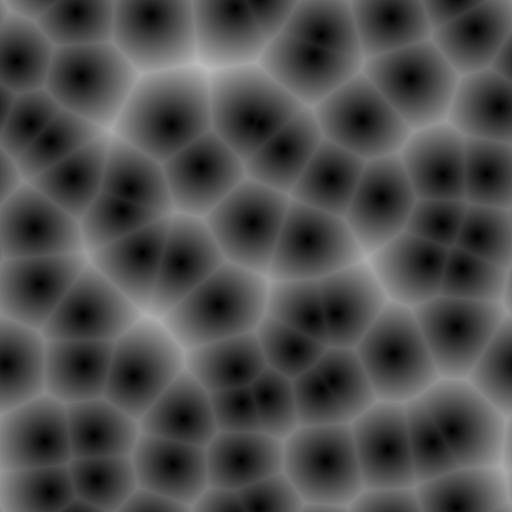
#> input picture 06_НИР/data/controlnet-validation/voronoi-12.png, 512 x 512 px
$ python metrics.py ../../data/controlnet-validation/voronoi-12.png --noise-seed 12
#> lines starting #> are read from the running program, lines starting #| are printed output that depends on the picture; after the words box and inside, x2 and y2 are one past the last pixel; in counts of white or black regions, pixels touching at a corner belong together
#> further down, image is the input picture: PIL image 512x512 RGB; min 0, max 188, mean 77.2
"""Оценка стыков и следования ячейкам Вороного в контрольной серии."""
import argparse
import json
from pathlib import Path

import numpy as np
from PIL import Image


def cell_edges(size, cells, seed):
    """Границы смены ближайшего центра на периодической сетке texgen.noise."""
#> called with size = 512, cells = 8, seed = 12
    sites = np.random.default_rng(seed).random((cells, cells, 2))
    axis = np.arange(size) * cells / size
    x, y = np.meshgrid(axis, axis)
    nearest = np.full(x.shape, np.inf)
    labels = np.zeros(x.shape, dtype=np.int32)
    for row, col in np.ndindex(cells, cells):
        sx, sy = sites[row, col]
        dx = np.abs(x - (col + sx))
        dy = np.abs(y - (row + sy))
        distance = np.minimum(dx, cells - dx)**2 + np.minimum(dy, cells - dy)**2
        closer = distance < nearest
        nearest[closer] = distance[closer]
        labels[closer] = row * cells + col
    return (labels != np.roll(labels, 1, axis=0)) | (labels != np.roll(labels, 1, axis=1))


def measure(image, edges):
    """Яркость по шкале 0–255, маска границ в координатах входного изображения."""
    gray = np.asarray(image.convert("L"), dtype=float)
    if gray.shape != edges.shape or min(gray.shape) < 2 or not edges.any():
        raise ValueError("Проверьте размер изображения и непустую маску границ")
    result = {}
    for axis, name in ((0, "y"), (1, "x")):
        seam = float(np.abs(gray.take(0, axis) - gray.take(-1, axis)).mean())
        inside = float(np.abs(np.diff(gray, axis=axis)).mean())
        result[name] = dict(seam=seam, inside=inside, ratio=seam / inside if inside >= 1 else None)
#> this loop made 2 passes
#> (seam, inside) on passes 1 to 2: (1.73, 1.78), (2.09, 1.78)
#> after the loop, result = 2 items

    smooth = gray
    for axis in (0, 1):
        smooth = sum(w * np.roll(smooth, offset, axis) for offset, w in
                     zip(range(-2, 3), (1, 4, 6, 4, 1))) / 16
    gradient = np.hypot(smooth - np.roll(smooth, 1, 0), smooth - np.roll(smooth, 1, 1))
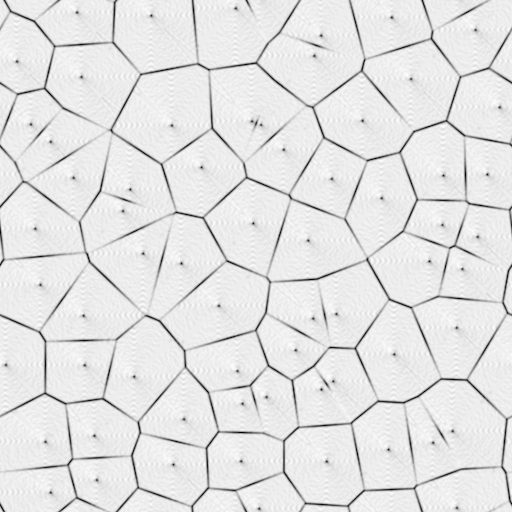
#> gradient: shape (512, 512) float64; min 0.00391, max 3.03, mean 2.71; drawn with min black and max white
    strong = gradient >= max(1., float(np.percentile(gradient, 90)))
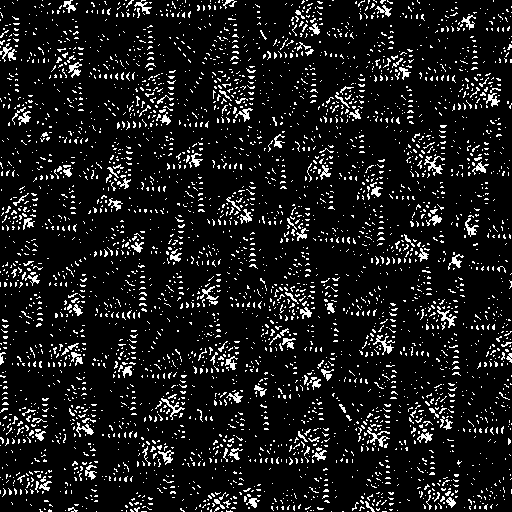
#> strong: shape (512, 512) bool; 10% white in thin lines or dots
    nearby = np.zeros_like(strong)
    for dy, dx in np.ndindex(5, 5):
        nearby |= np.roll(strong, (dy-2, dx-2), axis=(0, 1))
#> this loop made 25 passes
#> pass 2, in measure, `nearby |= np.roll(strong, (dy-2, dx-2), axis=(0, 1))`:
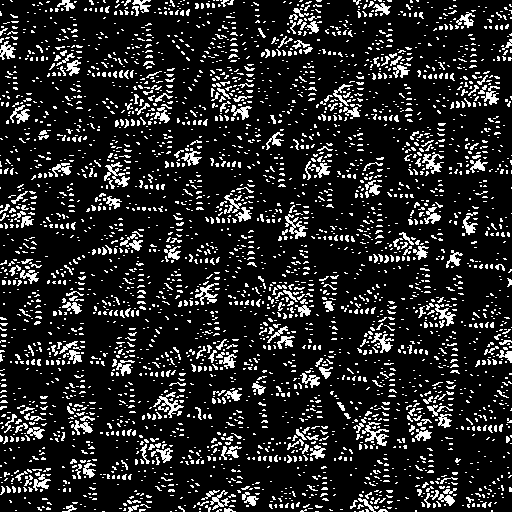
#> nearby: shape (512, 512) bool; 14.7% white in thin lines or dots
#> pass 3, in measure, `nearby |= np.roll(strong, (dy-2, dx-2), axis=(0, 1))`:
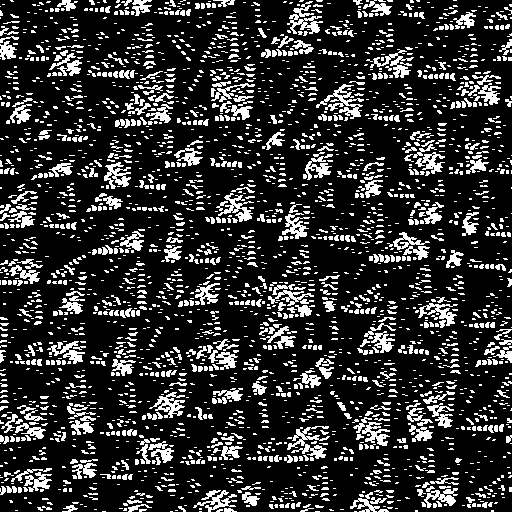
#> nearby: shape (512, 512) bool; 19.3% white in thin lines or dots
#> after the loop:
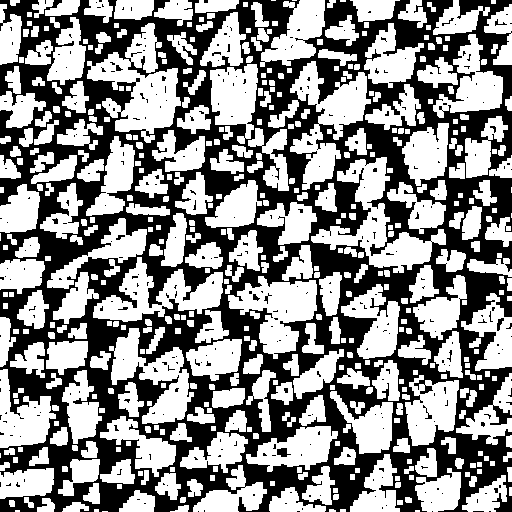
#> nearby: shape (512, 512) bool; 55.2% white; 336 black regions (322 under 20 px), largest, box (x1, y1, x2, y2) and area: (0, 0, 512, 512) 115532, (277, 448, 291, 457) 82, (497, 318, 504, 331) 49
    shifted = np.roll(edges, (edges.shape[0]//3, edges.shape[1]//3), axis=(0, 1))
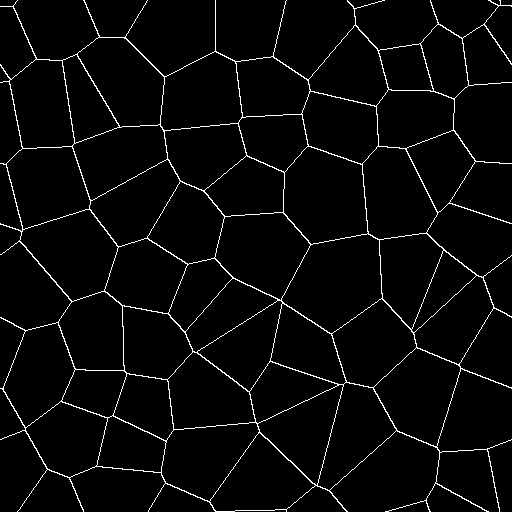
#> shifted: shape (512, 512) bool; 3.3% white in thin lines or dots
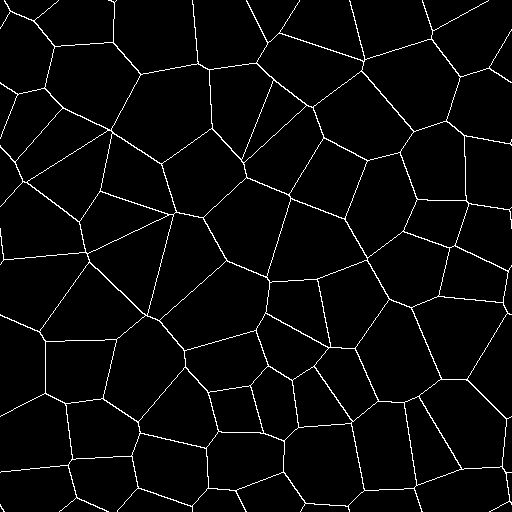
#> edges: shape (512, 512) bool; 3.3% white in thin lines or dots
    coverage = float(nearby[edges].mean())
#> coverage = 0.153
    control = float(nearby[shifted].mean())
#> control = 0.572
    result.update(edge_density=float(strong.mean()), coverage=coverage, shifted_coverage=control,
                  coverage_gain=coverage-control)
    return result


if __name__ == "__main__":
    parser = argparse.ArgumentParser(description=__doc__)
    parser.add_argument("image", type=Path)
    parser.add_argument("--noise-seed", type=int, required=True, choices=(12, 37))
    args = parser.parse_args()
    with Image.open(args.image) as image:
        print(json.dumps(measure(image, cell_edges(512, 8, args.noise_seed)), indent=2))
#> (printed output is left out)
